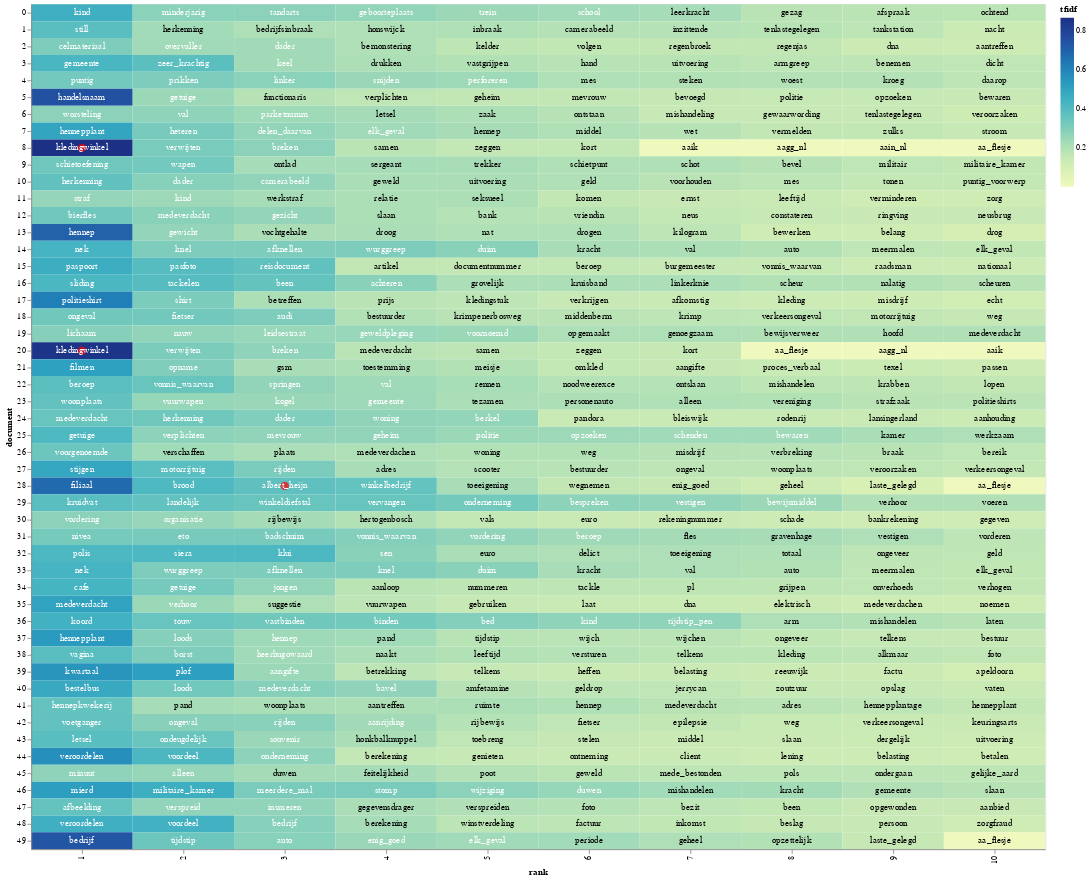

The notebook cell this image was saved under:
### Code cell
import altair as alt
import numpy as np

# 18 = 0 / 19 = 1 / 20 = 2 / 21 = 3

a = 0

# Terms in this list will get a red dot in the visualization
term_list = ['kledingwinkel', 'albert_heijn'] # Highlight the words of interest

# adding a little randomness to break ties in term ranking
top_tfidf_plusRand = top_idfs[a].copy()
top_tfidf_plusRand = top_tfidf_plusRand.iloc[:500,]
top_tfidf_plusRand['tfidf'] = top_tfidf_plusRand['tfidf'] + np.random.rand(top_tfidf_plusRand.shape[0])*0.0001

# base for all visualizations, with rank calculation
base = alt.Chart(top_tfidf_plusRand).encode(
    x = 'rank:O',
    y = 'document:N'
).transform_window(
    rank = "rank()",
    sort = [alt.SortField("tfidf", order="descending")],
    groupby = ["document"],
)

# heatmap specification
heatmap = base.mark_rect().encode(
    color = 'tfidf:Q'
)

# red circle over terms in above list
circle = base.mark_circle(size=100).encode(
    color = alt.condition(
        alt.FieldOneOfPredicate(field='term', oneOf=term_list),
        alt.value('red'),
        alt.value('#FFFFFF00')        
    )
)

# text labels, white for darker heatmap colors
text = base.mark_text(baseline='middle').encode(
    text = 'term:N',
    color = alt.condition(alt.datum.tfidf >= 0.23, alt.value('white'), alt.value('black'))
)

# display the three superimposed visualizations
(heatmap + circle + text).properties(width = 1200)

### Figure 1 — Vega-Lite specification as saved in the notebook (floating-point values rounded to 4 significant figures; data arrays with more than 128 entries replaced by an {"elided": "..."} marker saying what was removed)
{"config": {"view": {"continuousWidth": 400, "continuousHeight": 300}}, "layer": [{"mark": "rect", "encoding": {"color": {"field": "tfidf", "type": "quantitative"}, "x": {"field": "rank", "type": "ordinal"}, "y": {"field": "document", "type": "nominal"}}, "transform": [{"window": [{"op": "rank", "field": "", "as": "rank"}], "groupby": ["document"], "sort": [{"field": "tfidf", "order": "descending"}]}]}, {"mark": {"type": "circle", "size": 100}, "encoding": {"color": {"condition": {"value": "red", "test": {"field": "term", "oneOf": ["kledingwinkel", "albert_heijn"]}}, "value": "#FFFFFF00"}, "x": {"field": "rank", "type": "ordinal"}, "y": {"field": "document", "type": "nominal"}}, "transform": [{"window": [{"op": "rank", "field": "", "as": "rank"}], "groupby": ["document"], "sort": [{"field": "tfidf", "order": "descending"}]}]}, {"mark": {"type": "text", "baseline": "middle"}, "encoding": {"color": {"condition": {"value": "white", "test": "(datum.tfidf >= 0.23)"}, "value": "black"}, "text": {"field": "term", "type": "nominal"}, "x": {"field": "rank", "type": "ordinal"}, "y": {"field": "document", "type": "nominal"}}, "transform": [{"window": [{"op": "rank", "field": "", "as": "rank"}], "groupby": ["document"], "sort": [{"field": "tfidf", "order": "descending"}]}]}], "data": {"name": "data-c7d255c68b858a4581cfcc7432cc9d66"}, "width": 1200, "$schema": "https://vega.github.io/schema/vega-lite/v4.17.0.json", "datasets": {"data-c7d255c68b858a4581cfcc7432cc9d66": {"elided": "500 records"}}}
